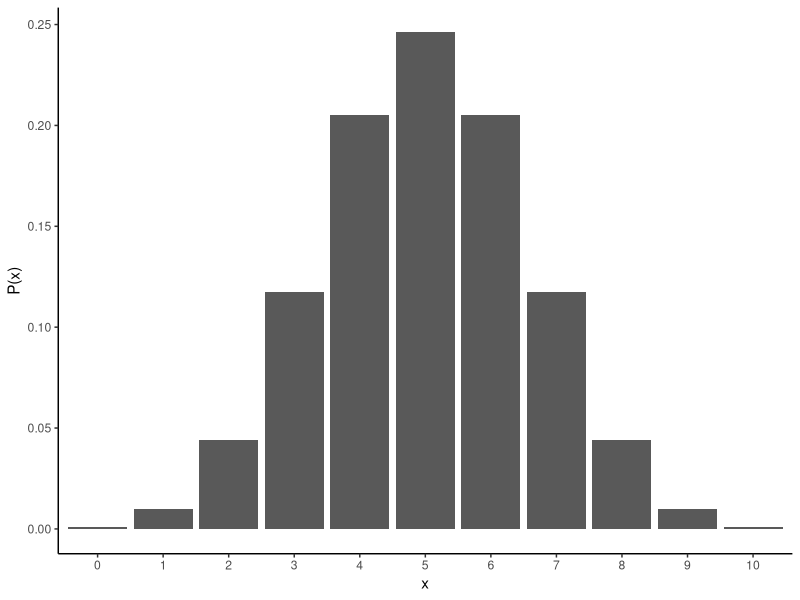
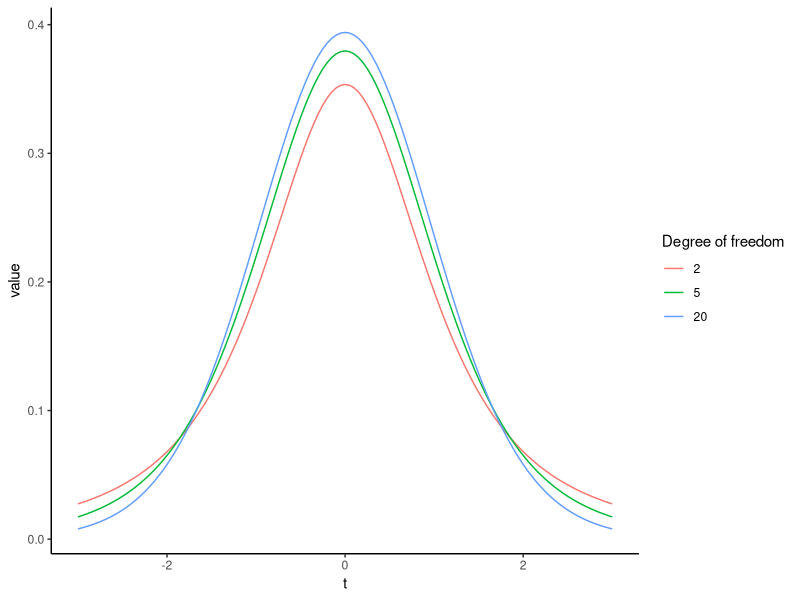

These charts were generated, in order, by the following R code:
## ---- chunk 1
knitr::opts_chunk$set(echo = TRUE)
library(ggplot2)
library(knitr)
library(patchwork)
library(pwr)
set.seed(1234)
## ---- chunk 2

plot = data.frame(x=0:10, p=dbinom(x=0:10, size=10, prob=0.5))

ggplot2::ggplot() + 
  ggplot2::geom_bar(data=plot, aes(x=factor(x), y=p), stat="identity") + 
  labs(y = "P(x)", x ="x") + 
  theme_classic()
## ---- chunk 3
d = data.frame(x=0:10, p_x =dbinom(x=0:10, size=10, prob=0.5))
d
## ---- chunk 4
d$p_x[1] + d$p_x[2] + d$p_x[3] + d$p_x[9] + d$p_x[10] + d$p_x[11]
## ---- chunk 5

binom.test(x = 2, n = 10, p = 0.5) #出てくる結果はデフォルトで両側検定になる。

## ---- chunk 6
set.seed(1)
Value = c(rnorm(n = 10, mean = 0, sd = 1), rnorm(n = 10, mean = 1, sd = 1))
Group = c(rep("A", 10), rep("B", 10))
sample_data = data.frame(Group = Group, Value = Value)

head(sample_data)

## ---- chunk 7

sample_data_mean = tapply(sample_data$Value, sample_data$Group, mean) #グループごとに平均を求める
sample_data_mean
sample_data_sd = tapply(sample_data$Value, sample_data$Group, sd) #グループごとに標準偏差を求める
sample_data_sd

## ---- chunk 8

x = seq(-3, 3, 0.05)
y_t2 = dt(x = x, df = 2) #自由度2のt分布
y_t5 = dt(x = x, df = 5) #自由度5のt分布
y_t20 = dt(x = x, df = 20) #自由度20のt分布

dat_t2 = data.frame(df = 2,x = x, y = y_t2)
dat_t5 = data.frame(df = 5,x = x, y = y_t5)
dat_t20 = data.frame(df = 20,x = x, y = y_t20)

dat_t = rbind(dat_t2, dat_t5, dat_t20)

p = ggplot2::ggplot() + 
  ggplot2::geom_line(data = dat_t, aes(x = x, y = y, color = factor(df))) + 
  ggplot2::labs(x = "t", y = "value", color = "Degree of freedom") +
  ggplot2::theme_classic()
p

## ---- chunk 9

t = abs((sample_data_mean[1] - sample_data_mean[2])/sqrt(sample_data_sd[1]^2/10 + sample_data_sd[2]^2/10)) 
t


pt(q = -t, df = (10 + 10 -2)) + (1 - pt(q = t, df = (10 + 10 -2)) )#p値を求める（両側確率）

## ---- chunk 10

t.test(data = sample_data, Value ~ Group, var.equal = TRUE) #dataにデータの名前、比較の対象となる変数~グループを意味する変数とうかたちで入力すると結果が出力される。

## ---- chunk 11

t.test(data = sample_data, Value ~ Group, var.equal = FALSE)

## ---- chunk 12

A = c(38, 53, 61, 27, 54, 55, 44, 45, 44, 41)
B = c(48, 40, 43, 56, 69, 53, 47, 41, 42, 91)
Value = c(A, B)
Treatment = c(rep("A", 10), rep("B", 10))
sample = data.frame(Treatment = Treatment, Value = Value)

str(sample)
